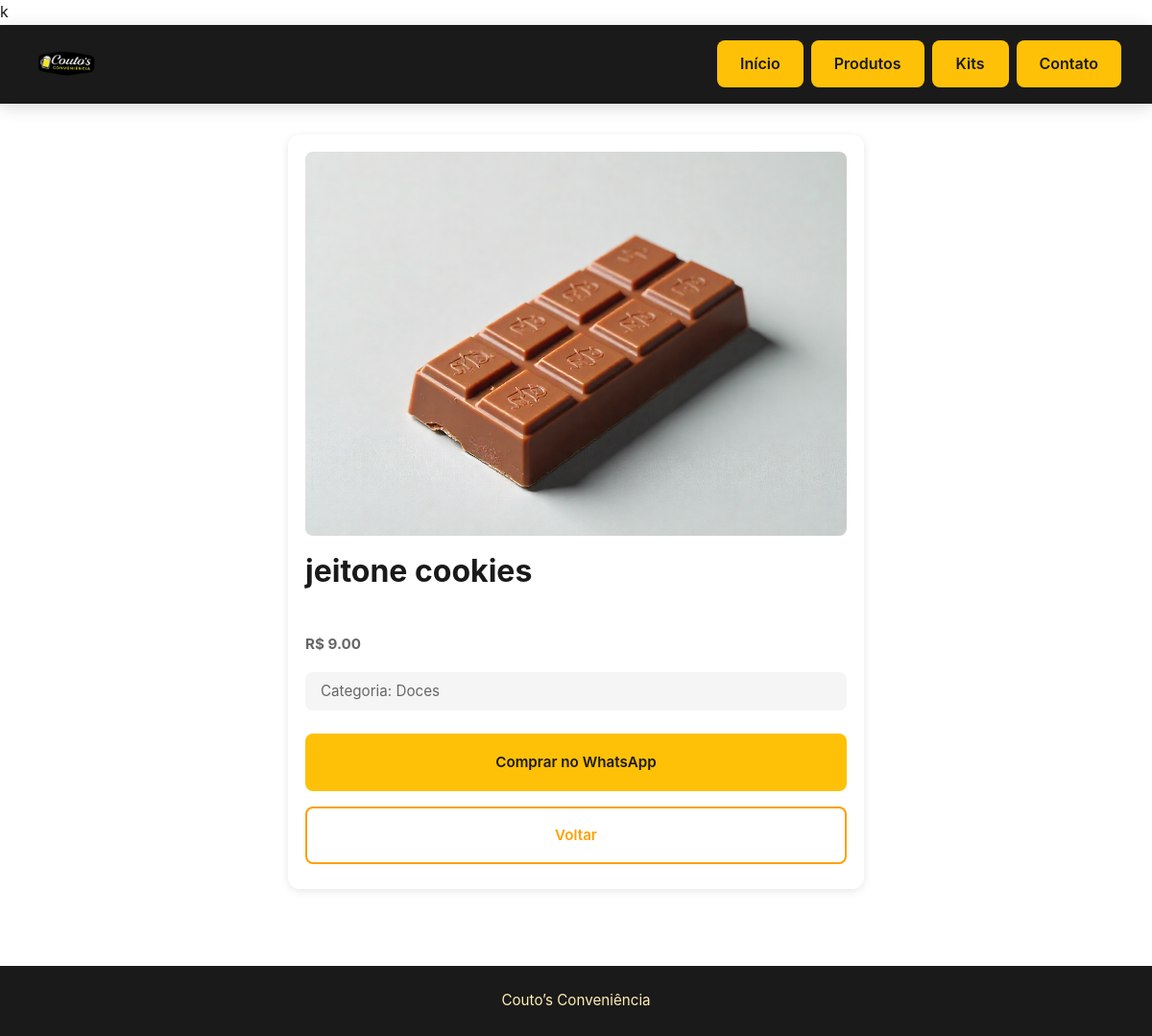
Page /produto/2/ on the committed database.
### catalogo/models.py (models this page shows, shortened)
class Produto(models.Model):
    nome = models.CharField(max_length=150)
    descricao = models.TextField(blank=True)
    preco = models.DecimalField(max_digits=6, decimal_places=2)
    categoria = models.ForeignKey(Categoria, on_delete=models.CASCADE)
    imagem = models.ImageField(
        upload_to='produtos/',
        blank=True,
        null=True
    )
    destaque = models.BooleanField(default=False)
    promocao = models.BooleanField(default=False)
    ativo = models.BooleanField(default=True)
    cliques = models.PositiveIntegerField(default=0)
    whatsapp = models.PositiveIntegerField(default=0)
    @property
    def imagem_final(self):
        if self.imagem:
            return self.imagem.url
        if self.categoria.imagem:
            return self.categoria.imagem.url
        return "/static/img/placeholder.png"

class Categoria(models.Model):
    nome = models.CharField(max_length=100)
    imagem = models.ImageField(
        upload_to="categorias/",
        blank=True,
        null=True
    )

### catalogo/views.py (the view)
# urls.py: path('produto/<int:produto_id>/', produto_detalhe, name='produto_detalhe'),
def produto_detalhe(request, produto_id):
    produto = get_object_or_404(Produto, id=produto_id, ativo=True)
    return render(
        request,
        'catalogo/product.html',
        {"product": produto}
    )

### catalogo/templates/catalogo/product.html (shortened to what this page needs)
{% load static %}
{% include "./pages/header.html" %}
<section class="product-detail">
    <div class="cardproduct">
        <img src="{{ product.imagem_final }}" alt="{{ product.nome }}">
        <h2>{{ product.nome }}</h2>
        <p class="price">R$ {{ product.preco }}</p>
        <p class="categoria">
            Categoria: {{ product.categoria.nome }}
        </p>
        <a href="{% url "WhatsApp" product.id %}"
            class="btn"
            target="_blank">
        Comprar no WhatsApp
        </a>
        <a href="{% url 'list_produtos' %}" class="btn">Voltar</a>
    </div>
</section>
{% include "./pages/footer.html" %}

### static/styles/style.css (style rules this page uses)
* { margin: 0; padding: 0; box-sizing: border-box; }
:root { --amarelo-principal: #FFC107; --amarelo-escuro: #FFA000; --amarelo-claro: #FFECB3; --preto: #1a1a1a; --cinza-escuro: #2c2c2c; --cinza-medio: #666666; --cinza-claro: #f5f5f5; --branco: #ffffff; --spacing-xs: clamp(0.25rem, 1vw, 0.5rem); --spacing-sm: clamp(0.5rem, 2vw, 1rem); --spacing-md: clamp(1rem, 3vw, 1.5rem); --spacing-lg: clamp(1.5rem, 4vw, 2rem); --spacing-xl: clamp(2rem, 5vw, 3rem); --spacing-xxl: clamp(3rem, 6vw, 4rem); --font-principal: -apple-system, BlinkMacSystemFont, 'Segoe UI', Roboto, Oxygen, Ubuntu, sans-serif; --border-radius: 8px; --border-radius-lg: 12px; --shadow-sm: 0 2px 8px rgba(0, 0, 0, 0.1); --shadow-md: 0 4px 16px rgba(0, 0, 0, 0.15); --shadow-lg: 0 8px 24px rgba(0, 0, 0, 0.2); --transition-fast: 0.2s ease; --transition-normal: 0.3s ease; }
html { font-size: 16px; scroll-behavior: smooth; -webkit-text-size-adjust: 100%; }
body { font-family: var(--font-principal); line-height: 1.6; color: var(--preto); background-color: var(--branco); overflow-x: hidden; min-width: 320px; }
img { max-width: 100%; height: auto; display: block; }
a { text-decoration: none; color: inherit; transition: all var(--transition-fast); }
section { padding: 2rem 1rem; max-width: 1400px; margin: 0 auto; width: 100%; }
section h2 { font-size: clamp(1.5rem, 5vw, 2.5rem); color: var(--preto); margin-bottom: 1.5rem; text-align: center; position: relative; padding-bottom: 1rem; }
section h2::after { content: ''; position: absolute; bottom: 0; left: 50%; transform: translateX(-50%); width: 60px; height: 4px; background: linear-gradient(90deg, var(--amarelo-principal), var(--amarelo-escuro)); border-radius: 2px; }
.cardproduct { background-color: var(--branco); border-radius: var(--border-radius-lg); padding: 1rem; box-shadow: var(--shadow-sm); transition: all var(--transition-normal); display: flex; flex-direction: column; border: 2px solid transparent; width: 100%; max-width: 100%; }
.cardproduct img { width: 100%; height: 200px; object-fit: cover; border-radius: var(--border-radius); margin-bottom: 1rem; background-color: var(--cinza-claro); }
.cardproduct h3, .cardproduct h2 { font-size: clamp(1.1rem, 3vw, 1.25rem); color: var(--preto); margin-bottom: 0.75rem; line-height: 1.3; }
.cardproduct p { color: var(--cinza-medio); margin-bottom: 1rem; flex-grow: 1; font-size: 0.95rem; }
.price { font-size: clamp(1.25rem, 4vw, 1.5rem); font-weight: 700; color: var(--preto); margin: 0.75rem 0; }
.categoria { display: inline-block; background-color: var(--cinza-claro); color: var(--cinza-medio); padding: 0.5rem 1rem; border-radius: var(--border-radius); font-size: 0.875rem; margin-bottom: 1rem; }
.btn { display: block; padding: 1rem 1.5rem; background-color: var(--amarelo-principal); color: var(--preto); font-weight: 600; font-size: 0.95rem; border-radius: var(--border-radius); text-align: center; transition: all var(--transition-normal); border: 2px solid var(--amarelo-principal); cursor: pointer; margin: 0.5rem 0; width: 100%; white-space: nowrap; overflow: hidden; text-overflow: ellipsis; }
.cardproduct .btn:last-of-type { background-color: transparent; color: var(--amarelo-escuro); border: 2px solid var(--amarelo-escuro); }
.product-detail { display: flex; justify-content: center; padding: 2rem 1rem; width: 100%; }
.product-detail .cardproduct { max-width: 600px; width: 100%; }
.product-detail .cardproduct img { height: 300px; }
.product-detail h2 { font-size: clamp(1.5rem, 5vw, 2rem); text-align: left; margin-bottom: 1rem; }
.product-detail h2::after { display: none; }
@media (min-width: 768px) { .cardproduct img { height: 220px; } }
@media (min-width: 768px) { section { padding: 3rem 2rem; } }
@media (min-width: 768px) { .product-detail .cardproduct img { height: 350px; } }
@media (min-width: 1024px) { .cardproduct img { height: 240px; } }
@media (min-width: 1024px) { .product-detail .cardproduct img { height: 400px; } }

### rows in the picture
Produto: imagem_final (picture), nome "jeitone cookies", preco "9.00", categoria.nome "Doces"
